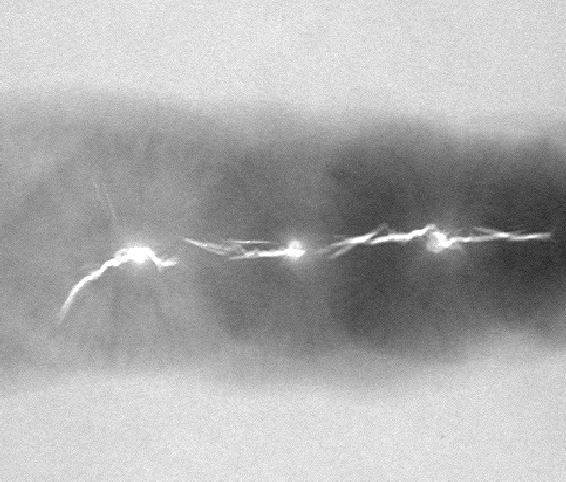
#> input picture Image_Processing_Exercise_3/images/Fig1051(a)(defective_weld).tif, 566 x 482 px
$ python Task1.py   (older library calls are emulated)
#> lines starting #> are read from the running program, lines starting #| are printed output that depends on the picture; after the words box and inside, x2 and y2 are one past the last pixel; in counts of white or black regions, pixels touching at a corner belong together
from scipy import misc
import numpy as np
import matplotlib.pyplot as plt

#######
#  a) #
#######

# Get global threshold using the global thresholding algorithm
def get_global_threshold(img, t_initial, t_delta):
	t_prev = 0.0
	t = t_initial

	# While the new threshold outside some given delta
	while abs(t - t_prev) > t_delta:
		sum_1 = 0; count_1 = 0
		sum_2 = 0; count_2 = 0

		# For every pixel
		for y in range(len(img[0])):
			for x in range(len(img)):
				# Get pixel value
				value = img[x, y]
				if value > t:
					# Add pixel to set 1
					sum_1 += value
					count_1 += 1
				else:
					# Add pixel to set 2
					sum_2 += value
					count_2 += 1

		# Store previous treshold
		t_prev = t

		# Calculate new threshold using average
		t = (sum_1 / count_1 + sum_2 / count_2) * 0.5

	# Return threshold
	return t_prev

img = misc.imread("images/Fig1051(a)(defective_weld).tif", 'L')
#> img: shape (482, 566) float32; min 33, max 255, mean 173.4

# Create figure for global thresholding algorithm
fig = plt.figure()

# Plot original
a = fig.add_subplot(1,2,1)
a.set_title('Original')
plt.imshow(img, cmap=plt.cm.gray)

# Create segmented image
img_segment = np.zeros((len(img), len(img[0])))
#> img_segment: shape (482, 566) float64; every value is 0
threshold = get_global_threshold(img, 127, 1)
#> threshold = 166.7

# Set pixels that is over the threshold to white and pixels under threshold to black
for y in range(len(img)):
	for x in range(len(img[0])):
		value = img[y, x]
		if value > threshold:
			img_segment[y, x] = 255
		else:
			img_segment[y, x] = 0
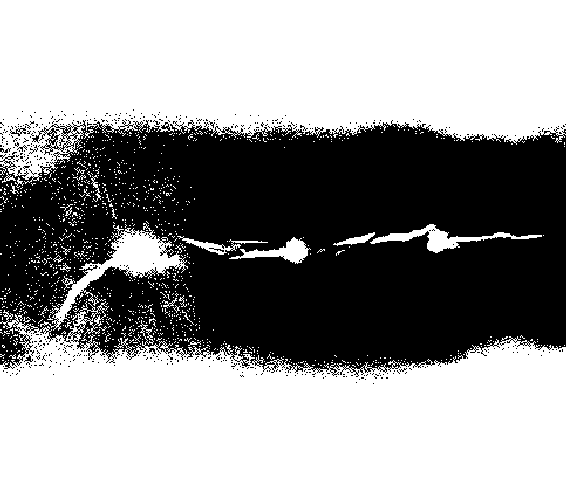
#> img_segment: shape (482, 566) float64; 57.7% white; 476 black regions (470 under 20 px), largest, box (x1, y1, x2, y2) and area: (0, 120, 566, 377) 114103, (10, 126, 26, 136) 53, (0, 148, 11, 153) 31, (24, 355, 33, 362) 28, (149, 348, 156, 354) 24, (29, 145, 38, 154) 21

# Plot global threshold
a = fig.add_subplot(1,2,2)
a.set_title('Global Threshold')
plt.imshow(img_segment, cmap=plt.cm.gray)

#######
#  b) #
#######

def regionGrowing(img, seeds, threshold):
#> called with threshold = 8
	result = np.zeros((len(img), len(img[0]))) # Output image
	neighbours = [(-1, -1), (0, -1), (1, -1), (-1, 0), (1, 0), (-1, 1), (0, 1), (1, 1)] # 8-neighbourhood connectedness

	# While there are pixels to process
	while seeds:
		# Pop point and add it to our solution region
		x, y = seeds.pop()
		result[y, x] = 1.0

		# For every neighbour pixel
		for dx, dy in neighbours:
			# Make sure the point is inside the image
			if x + dx >= 0 and y + dy >= 0 and x + dx < len(img[0]) and y + dy < len(img):
				# Make sure this this pixel is not already part of our region
				# and that the homogeneity criteria is fulfilled (pixels within a threshold)
				if result[y + dy, x + dx] < 1.0 and abs(img[y, x] - img[y + dy, x + dx]) <= threshold:
					# Add this neighbour to our region
					seeds.append((x + dx, y + dy))
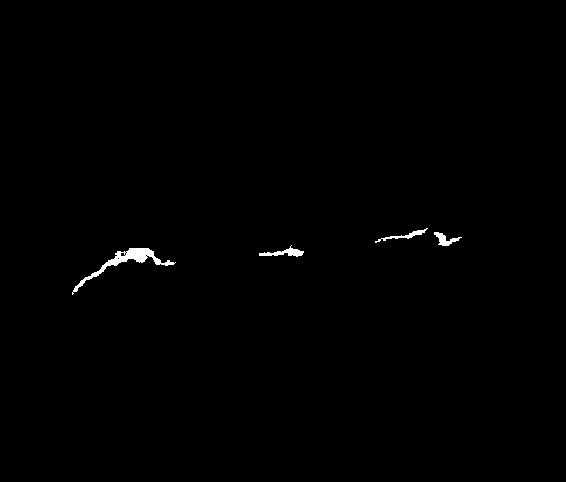
#> result: shape (482, 566) float64; values 0 (black) and 1 (white), 0.46% white; 4 white regions, box (x1, y1, x2, y2) and area: (72, 248, 176, 295) 733, (259, 245, 304, 257) 207, (434, 232, 462, 246) 162, (375, 228, 428, 243) 161
	return result

# Create figure for global thresholding algorithm
fig = plt.figure()

# Plot original
a = fig.add_subplot(1,2,1)
a.set_title('Original')
plt.imshow(img, cmap=plt.cm.gray)

# Hand-picked seeds
seed = [(140, 253), (294, 250), (442, 243), (414, 233)]

# Plot global threshold
a = fig.add_subplot(1,2,2)
a.set_title('Region Growing')
plt.imshow(regionGrowing(img, seed, 8), cmap=plt.cm.gray)

# Show figures
plt.show()
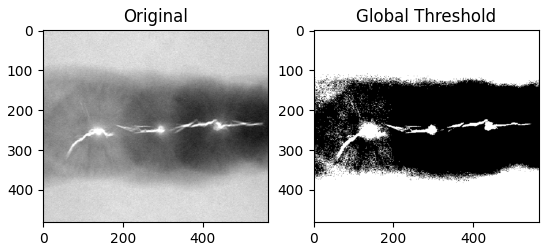
#> figure drawn by matplotlib, 2 panels
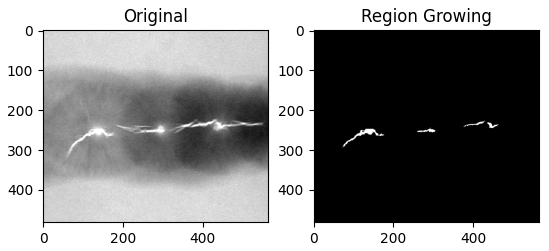
#> figure drawn by matplotlib, 2 panels
